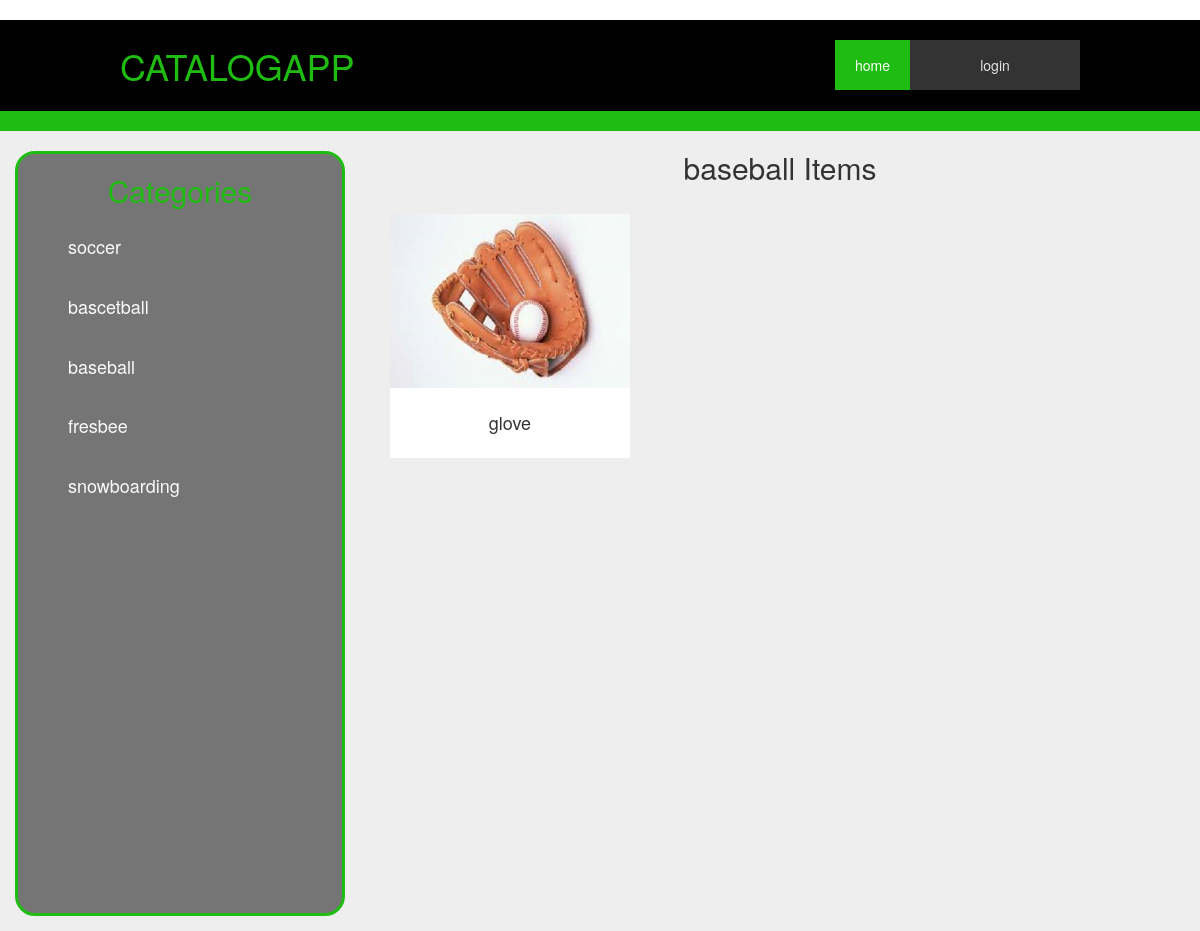
The page /catalog/baseball/items/?category_id=3 on the database its author committed.
### db_setup.py (models this page shows, shortened)
class Category(Base):
    __tablename__ = 'category'
    id = Column(Integer, primary_key=True)
    name = Column(String(80), nullable=False)

class Item(Base):
    __tablename__ = 'item'
    id = Column(Integer, primary_key=True)
    name = Column(String(80), nullable=False)
    description = Column(String(250))
    photo = Column(String(250))
    category_id = Column(Integer, ForeignKey('category.id'))
    category = relationship(Category)
    user_id = Column(Integer, ForeignKey('user.id'))
    user = relationship(User)

### catalogapp.py (the view)
@app.route('/catalog/<string:category>/items/')
def showItems(category):
    category_id = request.args.get('category_id')
    categories = session.query(Category).all()
    items = session.query(Item).filter_by(category_id=category_id).all()
    return render_template('items.html', categories=categories,
                           items=items, categoryname=category)

### templates/items.html (shortened to what this page needs)
﻿{% extends "main.html" %}
{% block content %}
{% include "header.html" %}
    <div  class="bg-gry">
        <div id="sidbar">
            <div id='Categories'>
                <h2>Categories</h2>
                    <ul>
                        {% for c in categories%}
                        <li><a href="{{ url_for('showItems',category = c.name, category_id = c.id)}}"><h4>{{c.name}}</h4></a></li>
                        {% endfor %}
                    </ul>
            </div>
        </div>
        <div class="items">
            <div >
                <div class="text-center">
                    <h2>{{categoryname}} Items</h2>
                    <br>
                </div>
            </div>
            <div>
                {% for i in items%}
                <div class="item">
                    <a href="{{ url_for('itemInfo',category = i.category.name, item=i.name, item_id=i.id)}}" class="link" >
                    {% if i.photo != None%}
                    <img src="/static/img/{{i.photo}}" >
                    {% else %}
                    <img src="{{ url_for('static', filename='img/none.jpg') }}" >
                    {% endif %}
                    </a>
                    <div class="item-caption">
                        <h4>{{ i.name }}</h4>
                    </div>
                </div>
                {% endfor%}
            </div>
        </div>
    </div>
        {% endblock %}

### static/styles.css (style rules this page uses)
* { -webkit-box-sizing: border-box; -moz-box-sizing: border-box; box-sizing: border-box; }
body { margin: 0; }
h1, h2, h3, h4, h5, h6 { margin-top: 20px; margin-bottom: 10px; font-weight: 700; }
h2 { font-size: 30px; }
h4 { font-size: 18px; }
.text-center { text-align: center; }
.bg-gry { display: flex; min-height: 800px; background-color: #eeeeee; }
.items { flex: 0 0 70%; padding-right: 15px; padding-left: 15px; margin-right: auto; margin-left: auto; background-color: #eeeeee; }
#sidbar { flex: 30%; top: 0; left: 0; background-color: #eeeeee; padding: 15px; padding-top: 20px; display: flex; flex-direction: column; }
#sidbar h2 { width: 100%; text-align: center; color: rgb(31, 189, 17); margin: 1 px; }
#sidbar #Categories { border-radius: 20px; border: solid rgb(31, 189, 17); flex: 90%; background: #757575; }
#sidbar ul li { padding:10px; list-style-type: none; }
#sidbar ul li h4 { color: #fafafa; }
.item { margin: 0 0 15px; right: 0; position: relative; min-height: 1px; padding-right: 15px; padding-left: 15px; float: left; width: 33.33333333%; }
.item .link { display: block; position: relative; max-width: 300px; margin: 0 auto; }
.item .item-caption { max-width: 400px; margin: 0 auto; background-color: white; text-align: center; padding: 25px; }
.item .item-caption h4 { text-transform: none; margin: 0; }
.item .link img { display: block; max-width: 100%; width: auto; height: auto; }

### rows shown on the page
Category: name "soccer"
Category: name "bascetball"
Category: name "baseball"
Category: name "fresbee"
Category: name "snowboarding"
Item: photo (picture), name "glove"
